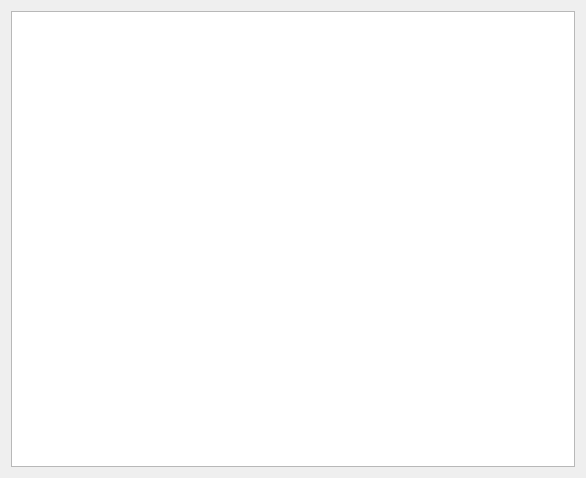
<?xml version="1.0" encoding="UTF-8"?>
<ui version="4.0">
 <class>ExplanationWidget</class>
 <widget class="QWidget" name="ExplanationWidget">
  <property name="geometry">
   <rect>
    <x>0</x>
    <y>0</y>
    <width>586</width>
    <height>478</height>
   </rect>
  </property>
  <property name="windowTitle">
   <string>Form</string>
  </property>
  <layout class="QHBoxLayout" name="horizontalLayout">
   <item>
    <widget class="sempr::gui::ZoomGraphicsView" name="graphicsView"/>
   </item>
  </layout>
 </widget>
 <customwidgets>
  <customwidget>
   <class>sempr::gui::ZoomGraphicsView</class>
   <extends>QGraphicsView</extends>
   <header>../src/ZoomGraphicsView.hpp</header>
  </customwidget>
 </customwidgets>
 <resources/>
 <connections/>
</ui>
